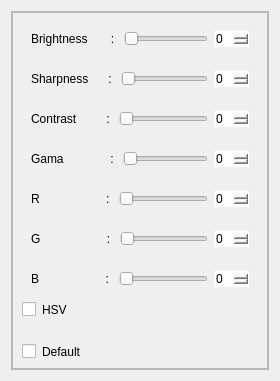
         <widget class="QWidget" name="page_cam_4">
          <layout class="QVBoxLayout" name="verticalLayout_6">
           <item>
            <widget class="QFrame" name="frame_7">
             <property name="frameShape">
              <enum>QFrame::StyledPanel</enum>
             </property>
             <property name="frameShadow">
              <enum>QFrame::Raised</enum>
             </property>
             <layout class="QVBoxLayout" name="verticalLayout_11">
              <property name="leftMargin">
               <number>0</number>
              </property>
              <property name="topMargin">
               <number>0</number>
              </property>
              <property name="rightMargin">
               <number>0</number>
              </property>
              <property name="bottomMargin">
               <number>0</number>
              </property>
              <item>
               <widget class="QFrame" name="frame_10">
                <property name="styleSheet">
                 <string notr="true"/>
                </property>
                <property name="frameShape">
                 <enum>QFrame::StyledPanel</enum>
                </property>
                <property name="frameShadow">
                 <enum>QFrame::Raised</enum>
                </property>
                <layout class="QVBoxLayout" name="verticalLayout_5">
                 <item>
                  <widget class="QFrame" name="frame_11">
                   <property name="styleSheet">
                    <string notr="true">
border:none;

</string>
                   </property>
                   <property name="frameShape">
                    <enum>QFrame::Box</enum>
                   </property>
                   <property name="frameShadow">
                    <enum>QFrame::Raised</enum>
                   </property>
                   <layout class="QHBoxLayout" name="horizontalLayout_9">
                    <item>
                     <widget class="QLabel" name="label_7">
                      <property name="text">
                       <string>Brightness       : </string>
                      </property>
                     </widget>
                    </item>
                    <item>
                     <widget class="QSlider" name="slider_brightness_cam_4">
                      <property name="orientation">
                       <enum>Qt::Horizontal</enum>
                      </property>
                     </widget>
                    </item>
                    <item>
                     <widget class="QSpinBox" name="spinBox_5"/>
                    </item>
                   </layout>
                  </widget>
                 </item>
                 <item>
                  <widget class="QFrame" name="frame_12">
                   <property name="styleSheet">
                    <string notr="true">
border:none;

</string>
                   </property>
                   <property name="frameShape">
                    <enum>QFrame::Box</enum>
                   </property>
                   <property name="frameShadow">
                    <enum>QFrame::Raised</enum>
                   </property>
                   <layout class="QHBoxLayout" name="horizontalLayout_10">
                    <item>
                     <widget class="QLabel" name="label_8">
                      <property name="text">
                       <string>Sharpness      : </string>
                      </property>
                     </widget>
                    </item>
                    <item>
                     <widget class="QSlider" name="slider_sharpness_cam_4">
                      <property name="orientation">
                       <enum>Qt::Horizontal</enum>
                      </property>
                     </widget>
                    </item>
                    <item>
                     <widget class="QSpinBox" name="spinBox_6"/>
                    </item>
                   </layout>
                  </widget>
                 </item>
                 <item>
                  <widget class="QFrame" name="frame_13">
                   <property name="styleSheet">
                    <string notr="true">
border:none;

</string>
                   </property>
                   <property name="frameShape">
                    <enum>QFrame::Box</enum>
                   </property>
                   <property name="frameShadow">
                    <enum>QFrame::Raised</enum>
                   </property>
                   <layout class="QHBoxLayout" name="horizontalLayout_11">
                    <item>
                     <widget class="QLabel" name="label_9">
                      <property name="text">
                       <string>Contrast         : </string>
                      </property>
                     </widget>
                    </item>
                    <item>
                     <widget class="QSlider" name="slider_contrast_cam_4">
                      <property name="sliderPosition">
                       <number>0</number>
                      </property>
                      <property name="orientation">
                       <enum>Qt::Horizontal</enum>
                      </property>
                     </widget>
                    </item>
                    <item>
                     <widget class="QSpinBox" name="spinBox_7"/>
                    </item>
                   </layout>
                  </widget>
                 </item>
                 <item>
                  <widget class="QFrame" name="frame_24">
                   <property name="styleSheet">
                    <string notr="true">
border:none;

</string>
                   </property>
                   <property name="frameShape">
                    <enum>QFrame::Box</enum>
                   </property>
                   <property name="frameShadow">
                    <enum>QFrame::Raised</enum>
                   </property>
                   <layout class="QHBoxLayout" name="horizontalLayout_12">
                    <item>
                     <widget class="QLabel" name="label_10">
                      <property name="text">
                       <string>Gama              : </string>
                      </property>
                     </widget>
                    </item>
                    <item>
                     <widget class="QSlider" name="slider_gama_cam_4">
                      <property name="sliderPosition">
                       <number>0</number>
                      </property>
                      <property name="orientation">
                       <enum>Qt::Horizontal</enum>
                      </property>
                     </widget>
                    </item>
                    <item>
                     <widget class="QSpinBox" name="spinBox_8"/>
                    </item>
                   </layout>
                  </widget>
                 </item>
                 <item>
                  <widget class="QFrame" name="frame_25">
                   <property name="styleSheet">
                    <string notr="true">
border:none;

</string>
                   </property>
                   <property name="frameShape">
                    <enum>QFrame::Box</enum>
                   </property>
                   <property name="frameShadow">
                    <enum>QFrame::Raised</enum>
                   </property>
                   <layout class="QHBoxLayout" name="horizontalLayout_21">
                    <item>
                     <widget class="QLabel" name="label_23">
                      <property name="text">
                       <string>R                    : </string>
                      </property>
                     </widget>
                    </item>
                    <item>
                     <widget class="QSlider" name="slider_r_cam_4">
                      <property name="sliderPosition">
                       <number>0</number>
                      </property>
                      <property name="orientation">
                       <enum>Qt::Horizontal</enum>
                      </property>
                     </widget>
                    </item>
                    <item>
                     <widget class="QSpinBox" name="spinBox_17"/>
                    </item>
                   </layout>
                  </widget>
                 </item>
                 <item>
                  <widget class="QFrame" name="frame_26">
                   <property name="styleSheet">
                    <string notr="true">
border:none;

</string>
                   </property>
                   <property name="frameShape">
                    <enum>QFrame::Box</enum>
                   </property>
                   <property name="frameShadow">
                    <enum>QFrame::Raised</enum>
                   </property>
                   <layout class="QHBoxLayout" name="horizontalLayout_22">
                    <item>
                     <widget class="QLabel" name="label_24">
                      <property name="text">
                       <string>G                    : </string>
                      </property>
                     </widget>
                    </item>
                    <item>
                     <widget class="QSlider" name="slider_g_cam_4">
                      <property name="sliderPosition">
                       <number>0</number>
                      </property>
                      <property name="orientation">
                       <enum>Qt::Horizontal</enum>
                      </property>
                     </widget>
                    </item>
                    <item>
                     <widget class="QSpinBox" name="spinBox_18"/>
                    </item>
                   </layout>
                  </widget>
                 </item>
                 <item>
                  <widget class="QFrame" name="frame_27">
                   <property name="styleSheet">
                    <string notr="true">
border:none;

</string>
                   </property>
                   <property name="frameShape">
                    <enum>QFrame::Box</enum>
                   </property>
                   <property name="frameShadow">
                    <enum>QFrame::Raised</enum>
                   </property>
                   <layout class="QHBoxLayout" name="horizontalLayout_23">
                    <item>
                     <widget class="QLabel" name="label_25">
                      <property name="text">
                       <string>B                    : </string>
                      </property>
                     </widget>
                    </item>
                    <item>
                     <widget class="QSlider" name="slider_b_cam_4">
                      <property name="sliderPosition">
                       <number>0</number>
                      </property>
                      <property name="orientation">
                       <enum>Qt::Horizontal</enum>
                      </property>
                     </widget>
                    </item>
                    <item>
                     <widget class="QSpinBox" name="spinBox_19"/>
                    </item>
                   </layout>
                  </widget>
                 </item>
                 <item>
                  <widget class="QCheckBox" name="checkBox_hsv_cam_4">
                   <property name="styleSheet">
                    <string notr="true">border:none;</string>
                   </property>
                   <property name="text">
                    <string>HSV</string>
                   </property>
                  </widget>
                 </item>
                 <item>
                  <widget class="Line" name="line_4">
                   <property name="minimumSize">
                    <size>
                     <width>0</width>
                     <height>15</height>
                    </size>
                   </property>
                   <property name="styleSheet">
                    <string notr="true">border:none;</string>
                   </property>
                   <property name="frameShadow">
                    <enum>QFrame::Raised</enum>
                   </property>
                   <property name="orientation">
                    <enum>Qt::Horizontal</enum>
                   </property>
                  </widget>
                 </item>
                 <item>
                  <widget class="QCheckBox" name="checkBox_default_cam_4">
                   <property name="styleSheet">
                    <string notr="true">border:none;</string>
                   </property>
                   <property name="text">
                    <string>Default</string>
                   </property>
                  </widget>
                 </item>
                </layout>
               </widget>
              </item>
             </layout>
            </widget>
           </item>
          </layout>
         </widget>
